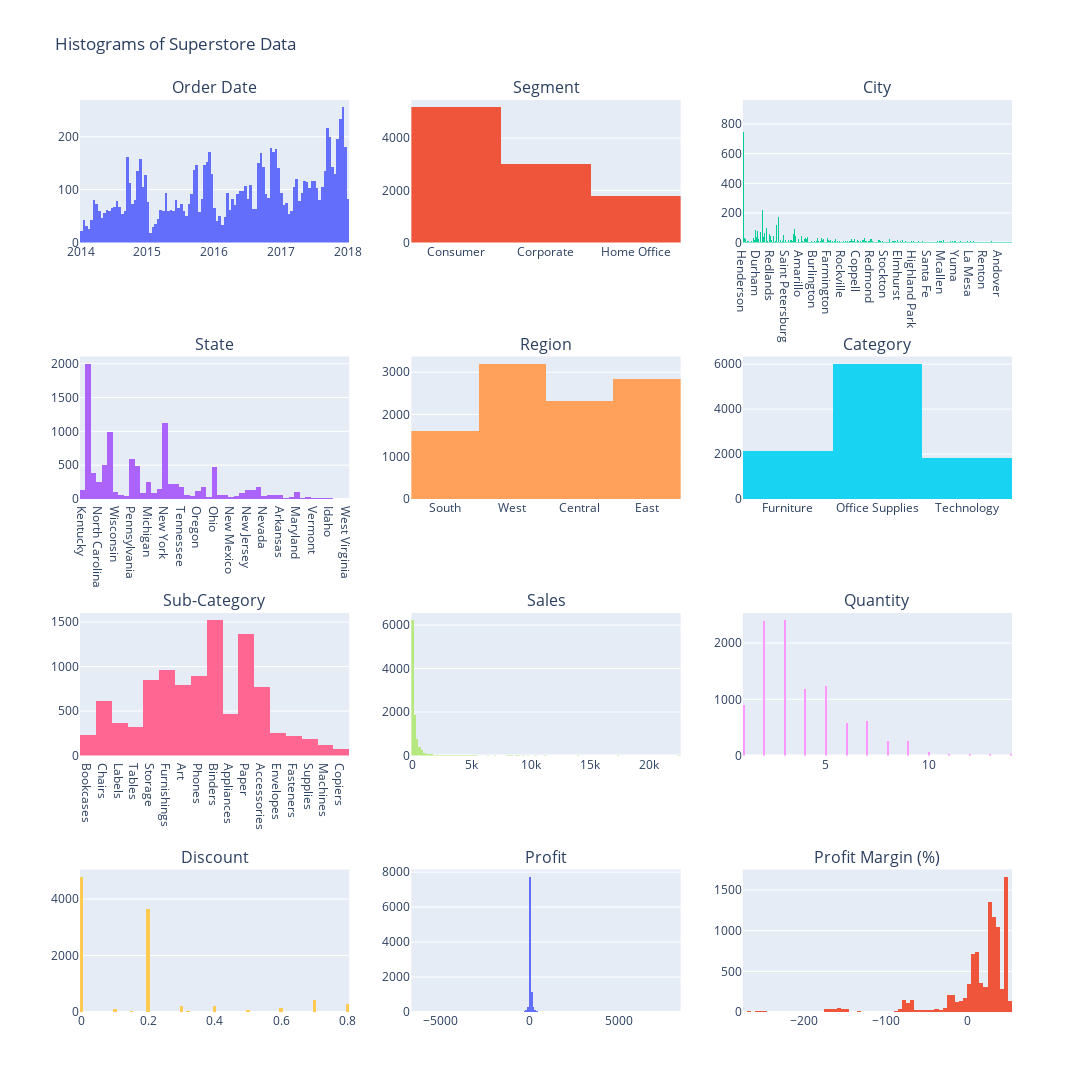

Notebook code for this chart:
### Markdown cell above
#### Observations:
- From pie chart, it can be noticed the consumer segment is generating the highest profit margin, accounting for 48.4%, followed bu corporate at 30.4% and home office (21.2%).

### Code cell
df_hist_sub = df.copy()

# # Create subplots with 5 rows and 3 columns
# fig1 = make_subplots(rows=5, cols=3)
df_hist_sub = df_hist_sub.drop(columns=['Product Name', 'Order ID', 'Product ID', "Customer ID"])
columns_to_plot = df_hist_sub.columns[:15]
data_to_plot = df_hist_sub[columns_to_plot]
num_subplots = len(columns_to_plot)

# Specify the number of columns, rows
num_cols = 3
num_rows = (num_subplots + num_cols - 1) // num_cols

fig = sp.make_subplots(rows=num_rows, cols=num_cols, subplot_titles=columns_to_plot)

# Loop through the columns and create histograms for each column
for i, column in enumerate(columns_to_plot):
    # Calculate the row and column indices for the subplot
    row = i // 3 + 1
    col = i % 3 + 1
    

    fig.add_trace(go.Histogram(x=data_to_plot[column], nbinsx=150, name=column), row=row, col=col)

# Update subplot layout
fig.update_layout(
    title="Histograms of Superstore Data",
    showlegend=False,
    height=1750,
    width=1280
)

# Show plot
fig.show()

### Figure 1 — Plotly figure (JSON) as saved in the notebook; plotly's stock layout.template omitted (floating-point values rounded to 4 significant figures; data arrays with more than 128 entries replaced by an {"elided": "..."} marker saying what was removed)
{"data": [{"name": "Order Date", "nbinsx": 150, "type": "histogram", "x": {"elided": "9993 str values"}, "xaxis": "x", "yaxis": "y"}, {"name": "Segment", "nbinsx": 150, "type": "histogram", "x": {"elided": "9993 str values"}, "xaxis": "x2", "yaxis": "y2"}, {"name": "City", "nbinsx": 150, "type": "histogram", "x": {"elided": "9993 str values"}, "xaxis": "x3", "yaxis": "y3"}, {"name": "State", "nbinsx": 150, "type": "histogram", "x": {"elided": "9993 str values"}, "xaxis": "x4", "yaxis": "y4"}, {"name": "Region", "nbinsx": 150, "type": "histogram", "x": {"elided": "9993 str values"}, "xaxis": "x5", "yaxis": "y5"}, {"name": "Category", "nbinsx": 150, "type": "histogram", "x": {"elided": "9993 str values"}, "xaxis": "x6", "yaxis": "y6"}, {"name": "Sub-Category", "nbinsx": 150, "type": "histogram", "x": {"elided": "9993 str values"}, "xaxis": "x7", "yaxis": "y7"}, {"name": "Sales", "nbinsx": 150, "type": "histogram", "x": {"elided": "9993 float values"}, "xaxis": "x8", "yaxis": "y8"}, {"name": "Quantity", "nbinsx": 150, "type": "histogram", "x": {"elided": "9993 int values"}, "xaxis": "x9", "yaxis": "y9"}, {"name": "Discount", "nbinsx": 150, "type": "histogram", "x": {"elided": "9993 float values"}, "xaxis": "x10", "yaxis": "y10"}, {"name": "Profit", "nbinsx": 150, "type": "histogram", "x": {"elided": "9993 float values"}, "xaxis": "x11", "yaxis": "y11"}, {"name": "Profit Margin (%)", "nbinsx": 150, "type": "histogram", "x": {"elided": "9993 float values"}, "xaxis": "x12", "yaxis": "y12"}], "layout": {"annotations": [{"font": {"size": 16}, "showarrow": false, "text": "Order Date", "x": 0.1444, "xanchor": "center", "xref": "paper", "y": 1, "yanchor": "bottom", "yref": "paper"}, {"font": {"size": 16}, "showarrow": false, "text": "Segment", "x": 0.5, "xanchor": "center", "xref": "paper", "y": 1, "yanchor": "bottom", "yref": "paper"}, {"font": {"size": 16}, "showarrow": false, "text": "City", "x": 0.8556, "xanchor": "center", "xref": "paper", "y": 1, "yanchor": "bottom", "yref": "paper"}, {"font": {"size": 16}, "showarrow": false, "text": "State", "x": 0.1444, "xanchor": "center", "xref": "paper", "y": 0.7188, "yanchor": "bottom", "yref": "paper"}, {"font": {"size": 16}, "showarrow": false, "text": "Region", "x": 0.5, "xanchor": "center", "xref": "paper", "y": 0.7188, "yanchor": "bottom", "yref": "paper"}, {"font": {"size": 16}, "showarrow": false, "text": "Category", "x": 0.8556, "xanchor": "center", "xref": "paper", "y": 0.7188, "yanchor": "bottom", "yref": "paper"}, {"font": {"size": 16}, "showarrow": false, "text": "Sub-Category", "x": 0.1444, "xanchor": "center", "xref": "paper", "y": 0.4375, "yanchor": "bottom", "yref": "paper"}, {"font": {"size": 16}, "showarrow": false, "text": "Sales", "x": 0.5, "xanchor": "center", "xref": "paper", "y": 0.4375, "yanchor": "bottom", "yref": "paper"}, {"font": {"size": 16}, "showarrow": false, "text": "Quantity", "x": 0.8556, "xanchor": "center", "xref": "paper", "y": 0.4375, "yanchor": "bottom", "yref": "paper"}, {"font": {"size": 16}, "showarrow": false, "text": "Discount", "x": 0.1444, "xanchor": "center", "xref": "paper", "y": 0.1562, "yanchor": "bottom", "yref": "paper"}, {"font": {"size": 16}, "showarrow": false, "text": "Profit", "x": 0.5, "xanchor": "center", "xref": "paper", "y": 0.1562, "yanchor": "bottom", "yref": "paper"}, {"font": {"size": 16}, "showarrow": false, "text": "Profit Margin (%)", "x": 0.8556, "xanchor": "center", "xref": "paper", "y": 0.1562, "yanchor": "bottom", "yref": "paper"}], "height": 1750, "showlegend": false, "title": {"text": "Histograms of Superstore Data"}, "width": 1280, "xaxis": {"anchor": "y", "domain": [0, 0.2889]}, "xaxis10": {"anchor": "y10", "domain": [0, 0.2889]}, "xaxis11": {"anchor": "y11", "domain": [0.3556, 0.6444]}, "xaxis12": {"anchor": "y12", "domain": [0.7111, 1]}, "xaxis2": {"anchor": "y2", "domain": [0.3556, 0.6444]}, "xaxis3": {"anchor": "y3", "domain": [0.7111, 1]}, "xaxis4": {"anchor": "y4", "domain": [0, 0.2889]}, "xaxis5": {"anchor": "y5", "domain": [0.3556, 0.6444]}, "xaxis6": {"anchor": "y6", "domain": [0.7111, 1]}, "xaxis7": {"anchor": "y7", "domain": [0, 0.2889]}, "xaxis8": {"anchor": "y8", "domain": [0.3556, 0.6444]}, "xaxis9": {"anchor": "y9", "domain": [0.7111, 1]}, "yaxis": {"anchor": "x", "domain": [0.8438, 1]}, "yaxis10": {"anchor": "x10", "domain": [0, 0.1562]}, "yaxis11": {"anchor": "x11", "domain": [0, 0.1562]}, "yaxis12": {"anchor": "x12", "domain": [0, 0.1562]}, "yaxis2": {"anchor": "x2", "domain": [0.8438, 1]}, "yaxis3": {"anchor": "x3", "domain": [0.8438, 1]}, "yaxis4": {"anchor": "x4", "domain": [0.5625, 0.7188]}, "yaxis5": {"anchor": "x5", "domain": [0.5625, 0.7188]}, "yaxis6": {"anchor": "x6", "domain": [0.5625, 0.7188]}, "yaxis7": {"anchor": "x7", "domain": [0.2812, 0.4375]}, "yaxis8": {"anchor": "x8", "domain": [0.2812, 0.4375]}, "yaxis9": {"anchor": "x9", "domain": [0.2812, 0.4375]}}}
